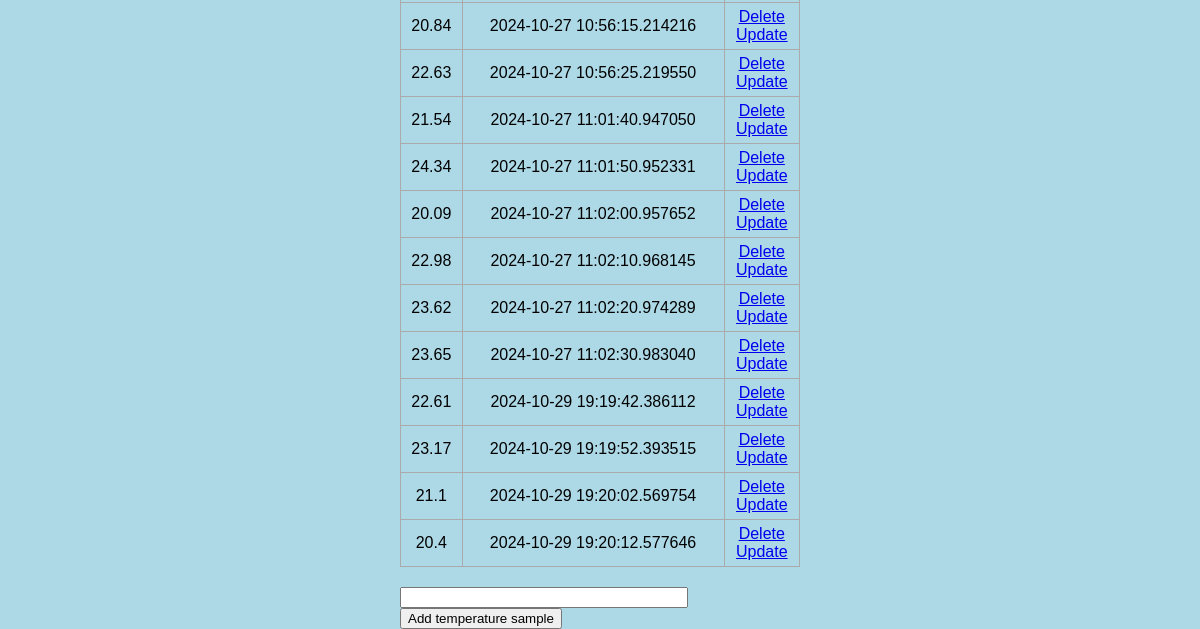
Before: / (lower part) with the older database file.
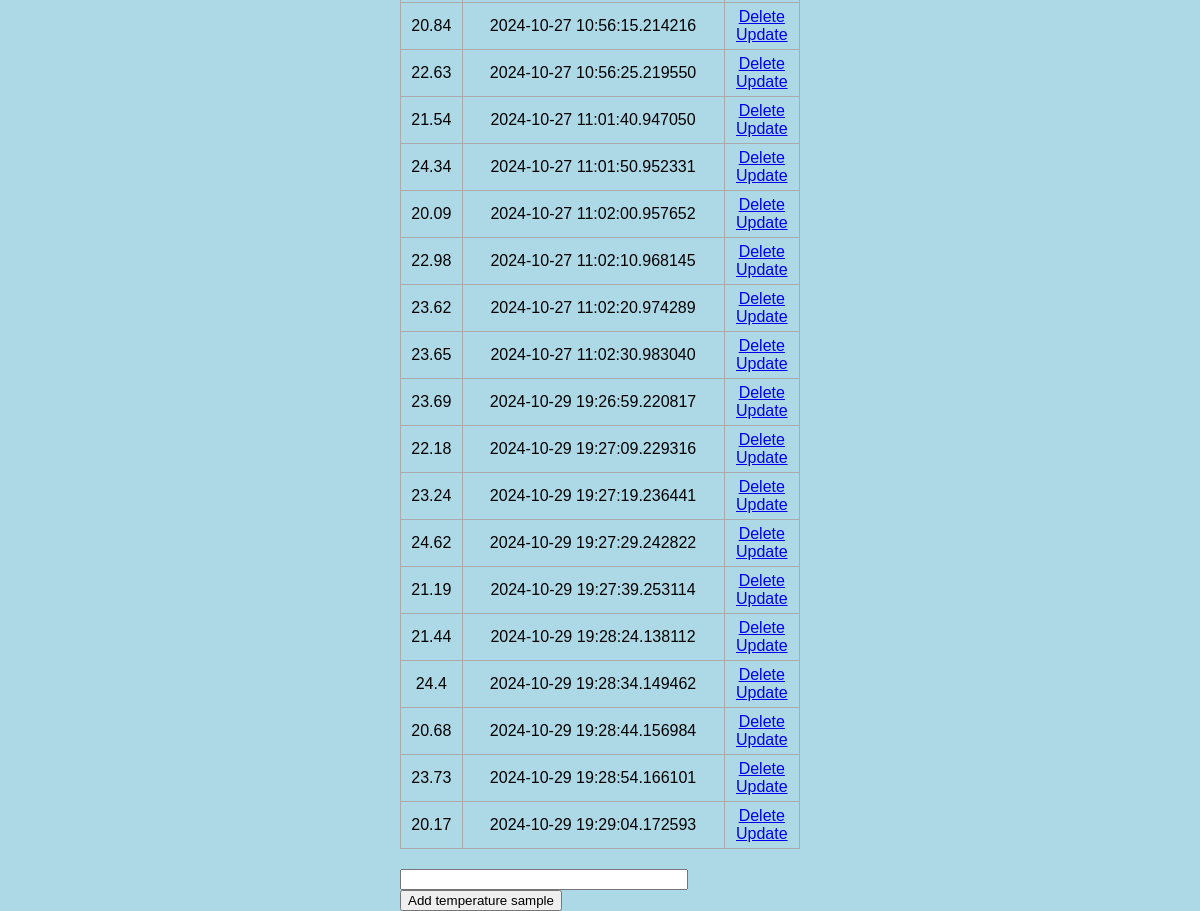
After: the same page with the newer database file.
### app.py (models this page shows, shortened)
class TempSample(db.Model):
    id = db.Column(db.Integer, primary_key=True)
    temp = db.Column(db.Float, nullable=False)
    date_created = db.Column(db.DateTime, default=datetime.utcnow)

### app.py (the view)
@app.route('/', methods=['POST', 'GET'])
def index():
    if request.method == 'POST':
        temp_content = request.form['temp']
        new_temp = TempSample(temp=temp_content)
        try:
            db.session.add(new_temp)
            db.session.commit()
            socketio.emit('temperature_update', {'temp': new_temp})
            return redirect('/')
        except:
            return 'There was an issue adding your temperature sample'
    else:
        temps = TempSample.query.order_by(TempSample.date_created).all()
        return render_template('index.html', temps = temps)

### templates/index.html (shortened to what this page needs)
{% extends 'base.html' %}
{% block body %}
<div class="content">
    {% if temps|length < 1 %}
    <h4 style="text-align: center">There are no temperature samples. Create one below!</h4>
    {% else %}
    <table>
        {% for temp in temps %}
            <tr>
                <td>{{ temp.temp }}</td>
                <td>{{ temp.date_created }}</td>
                <td>
                    <a href="/delete/{{temp.id}}">Delete</a>
                    <br>
                    <a href="/update/{{temp.id}}">Update</a>
                </td>
            </tr>
        {% endfor %}
    </table>
    {% endif %}
    <div class="form">
        <form action="/" method="POST">
            <input type="text" name="content" id="content">
            <input type="submit" value="Add temperature sample">
        </form>
    </div>
</div>
{% endblock %}

### templates/base.html (shortened to what this page needs)
<!DOCTYPE html>
<html lang="en">
<head>
    <link rel="stylesheet" href="{{ url_for('static', filename='css/main.css') }}">
</head>
<body>
    {% block body %}{% endblock %}
</body>
</html>

### static/css/main.css (style rules this page uses)
body, html { margin: 0; font-family: sans-serif; background-color: lightblue; }
.content { margin: 0 auto; width: 400px; }
table, td, th { border: 1px solid #aaa; }
table { border-collapse: collapse; width: 100%; }
.form { margin-top: 20px; }
#content { width: 70%; }

Changed rows visible on the page:
removed TempSample: temp "21.1", date_created "2024-10-29 19:20:02.569754"
removed TempSample: temp "20.4", date_created "2024-10-29 19:20:12.577646"
changed TempSample (number 9 of 18 on the later page): temp "22.61" → "23.69"; date_created "2024-10-29 19:19:42.386112" → "2024-10-29 19:26:59.220817"
changed TempSample (number 10 of 18 on the later page): temp "23.17" → "22.18"; date_created "2024-10-29 19:19:52.393515" → "2024-10-29 19:27:09.229316"
added TempSample: temp "23.24", date_created "2024-10-29 19:27:19.236441"
added TempSample: temp "24.62", date_created "2024-10-29 19:27:29.242822"
added TempSample: temp "21.19", date_created "2024-10-29 19:27:39.253114"
added TempSample: temp "21.44", date_created "2024-10-29 19:28:24.138112"
added TempSample: temp "24.4", date_created "2024-10-29 19:28:34.149462"
added TempSample: temp "20.68", date_created "2024-10-29 19:28:44.156984"
added TempSample: temp "23.73", date_created "2024-10-29 19:28:54.166101"
added TempSample: temp "20.17", date_created "2024-10-29 19:29:04.172593"
